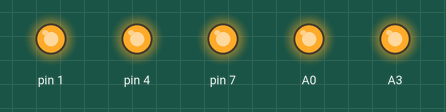
This sketch was run on a simulated Arduino Uno, built with avr-gcc and run on an emulated ATmega328P. On the bench: output pins drawn as LEDs (lit = HIGH).

Above: at 0.5 s.
At 3.5 s:
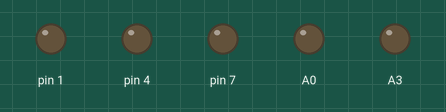
Timing chart, 0 to 4.6 s (numbered marks = the images above):
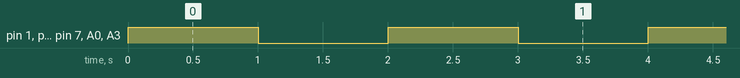

The sketch:

TestBlink.ino
```cpp
// Test des 5 leds sur le shield

void setup() {
  // initialize digital pin LED_BUILTIN as an output.
  pinMode(1, OUTPUT);
  pinMode(4, OUTPUT);
  pinMode(7, OUTPUT);
  pinMode(A0, OUTPUT);
  pinMode(A3, OUTPUT);
}

// the loop function runs over and over again forever
void loop() {
  digitalWrite(1, HIGH);
  digitalWrite(4, HIGH);
  digitalWrite(7, HIGH);
  digitalWrite(A0, HIGH);
  digitalWrite(A3, HIGH);
  delay(1000);
  digitalWrite(1, LOW);
  digitalWrite(4, LOW);
  digitalWrite(7, LOW);
  digitalWrite(A0, LOW);
  digitalWrite(A3, LOW);
  delay(1000);
}
```

Measured:
- by itself, pin 1, pin 4, pin 7, A0, A3: alternates HIGH for 1.0 s and LOW for 1.0 s
